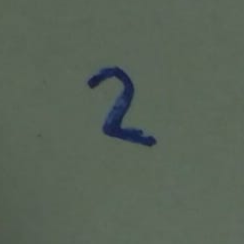
#> input picture hw/2.png, 244 x 244 px
$ python prepare_digit2.py
#> lines starting #> are read from the running program, lines starting #| are printed output that depends on the picture
"""
prepare_digit2.py
─────────────────
ONE script that does everything:
  1. Converts 2.png  →  hw/sim_image.hex
  2. Verifies the hex is not blank
  3. Runs integer reference inference on it
  4. Prints FC3 logits + predicted class

Run from your GUC/ folder:
    python prepare_digit2.py

Requirements: pip install pillow numpy
"""

import os, sys, struct
import numpy as np
from PIL import Image

# ── CONFIG ────────────────────────────────────────────────────────────────────
IMG_PATH    = sys.argv[1] if len(sys.argv) > 1 else "2.png"
HEX_OUT     = "sim_image.hex"
WEIGHTS_DIR = "hex_weights"

FRAC_BITS   = 6                         # Q6 fixed point
SCALE       = 1 << FRAC_BITS           # 64
# MNIST normalization constants
MNIST_MEAN  = 0.1307
MNIST_STD   = 0.3081
# ─────────────────────────────────────────────────────────────────────────────

def die(msg):
    print("\n[ERROR]", msg)
    sys.exit(1)

# ══════════════════════════════════════════════════════════════════════════════
#  PART 1 — IMAGE → HEX
# ══════════════════════════════════════════════════════════════════════════════
print("=" * 60)
print("  STEP 1 — Convert 2.png to sim_image.hex")
print("=" * 60)

if not os.path.exists(IMG_PATH):
    die(f"Cannot find '{IMG_PATH}' — make sure 2.png is in the same folder as this script (GUC/)")

# Open, convert to grayscale, resize to 28×28
img = Image.open(IMG_PATH).convert('L')
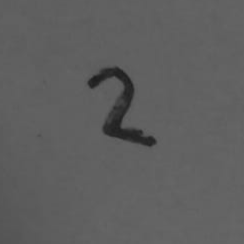
#> img: PIL image 244x244 L; min 29, max 103, mean 95
img = img.resize((28, 28), Image.LANCZOS)
#> img: PIL image 28x28 L
pixels = np.array(img, dtype=np.float32)   # shape (28,28), values 0..255

# MNIST normalization + Q6 quantize
norm   = (pixels / 255.0 - MNIST_MEAN) / MNIST_STD
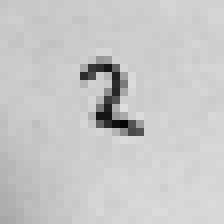
#> norm: shape (28, 28) float32 (shown 8 times larger); min 0.0213, max 0.874, mean 0.785
quant  = np.clip(np.round(norm * SCALE), -128, 127).astype(np.int8)
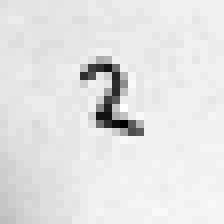
#> quant: shape (28, 28) int8 (shown 8 times larger); min 1, max 56, mean 50.2; drawn with min black and max white
flat   = quant.flatten()   # 784 values, row-major
#> flat = 784 values, max 56 at index 379, min 1 at index 435, mean 50.2

# Write hex file
os.makedirs("hw", exist_ok=True)
with open(HEX_OUT, 'w') as f:
    for v in flat:
        f.write(f"{int(v) & 0xFF:02X}\n")
#> this loop made 784 passes
#> v on passes 1 to 3: 49, 50, 50

print(f"  Written: {HEX_OUT}  ({len(flat)} bytes)")
#|   Written: sim_image.hex  (784 bytes)
print(f"  pixel[0]  = {flat[0]}   (background=-27, any other value = has signal)")
#|   pixel[0]  = 49   (background=-27, any other value = has signal)
print(f"  pixel[783]= {flat[783]}")
#|   pixel[783]= 54

if flat[0] == -27 and np.all(quant == -27):
    die("ALL pixels are background value -27 — image is completely blank or all white. Check 2.png.")

nonzero = np.sum(quant != -27)
#> nonzero = 784
print(f"  Non-background pixels: {nonzero}/784")
#|   Non-background pixels: 784/784
print("  [OK] Image has signal\n")

# ══════════════════════════════════════════════════════════════════════════════
#  PART 2 — LOAD WEIGHTS FROM HEX FILES
# ══════════════════════════════════════════════════════════════════════════════
print("=" * 60)
print("  STEP 2 — Load weights from hex_weights/")
print("=" * 60)

def load_hex(fname, count):
    path = os.path.join(WEIGHTS_DIR, fname)
    if not os.path.exists(path):
        die(f"Missing weight file: {path}")
    vals = []
    with open(path) as f:
        for line in f:
            line = line.strip()
            if line:
                vals.append(int(line, 16))
    if len(vals) < count:
        die(f"{fname}: expected {count} entries, got {len(vals)}")
    # interpret as signed int8
    arr = np.array(vals[:count], dtype=np.uint8).view(np.int8)
    return arr.astype(np.int32)

#> (the run stopped early here; a loop or call above may not have finished)

$ run again, with hw/0.png copied over hw/2.png
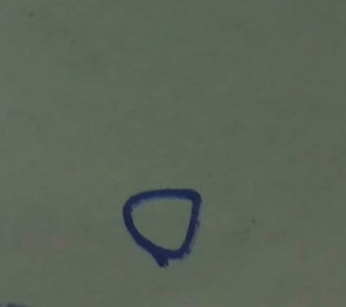
#> input picture hw/0.png, 346 x 307 px
#> `norm   = (pixels / 255.0 - MNIST_MEAN) / MNIST_STD`:
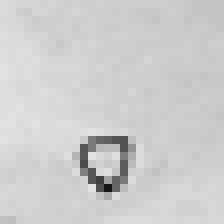
#> norm: shape (28, 28) float32 (shown 8 times larger); min 0.0849, max 0.887, mean 0.808
#> `quant  = np.clip(np.round(norm * SCALE), -128, 127).astype(np.int8)`:
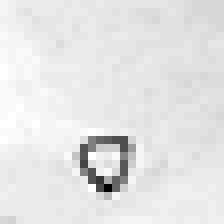
#> quant: shape (28, 28) int8 (shown 8 times larger); min 5, max 57, mean 51.7; drawn with min black and max white
#> flat = 784 values, max 57 at index 224, min 5 at index 657, mean 51.71
#> the loop `for v in flat:` made 784 passes
#> v on passes 1 to 3: 55, 54, 53
#|   Written: sim_image.hex  (784 bytes)
#|   pixel[0]  = 55   (background=-27, any other value = has signal)
#|   pixel[783]= 54
#> nonzero = 784
#|   Non-background pixels: 784/784

$ run again, with hw/1.png copied over hw/2.png
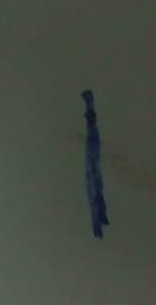
#> input picture hw/1.png, 156 x 305 px
#> `img = img.resize((28, 28), Image.LANCZOS)`:
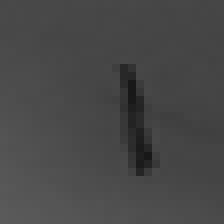
#> img: PIL image 28x28 L (shown 8 times larger); min 24, max 90, mean 71.6
#> `pixels = np.array(img, dtype=np.float32)`:
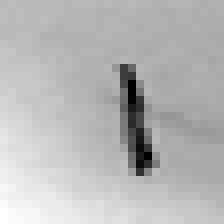
#> pixels: shape (28, 28) float32 (shown 8 times larger); min 24, max 90, mean 71.6; drawn with min black and max white
#> flat = 784 values, max 46 at index 728, min -8 at index 296, mean 31.19
#> the loop `for v in flat:` made 784 passes
#> v on passes 1 to 3: 32, 32, 32
#|   Written: sim_image.hex  (784 bytes)
#|   pixel[0]  = 32   (background=-27, any other value = has signal)
#|   pixel[783]= 34
#> nonzero = 784
#|   Non-background pixels: 784/784

$ run again, with hw/3.png copied over hw/2.png
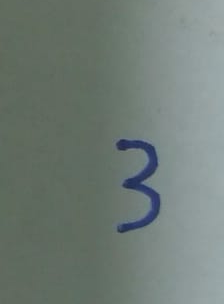
#> input picture hw/3.png, 224 x 304 px
#> `norm   = (pixels / 255.0 - MNIST_MEAN) / MNIST_STD`:
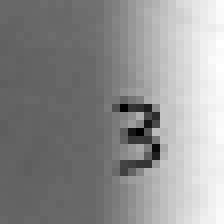
#> norm: shape (28, 28) float32 (shown 8 times larger); min 0.339, max 1.68, mean 1.1; drawn with min black and max white
#> `quant  = np.clip(np.round(norm * SCALE), -128, 127).astype(np.int8)`:
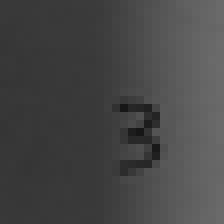
#> quant: shape (28, 28) int8 (shown 8 times larger); min 22, max 107, mean 70.3
#> flat = 784 values, max 107 at index 167, min 22 at index 465, mean 70.3
#> the loop `for v in flat:` made 784 passes
#> v on passes 1 to 3: 57, 57, 57
#|   Written: sim_image.hex  (784 bytes)
#|   pixel[0]  = 57   (background=-27, any other value = has signal)
#|   pixel[783]= 106
#> nonzero = 784
#|   Non-background pixels: 784/784
